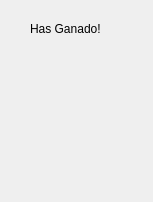
<?xml version="1.0" encoding="UTF-8"?>
<ui version="4.0">
 <class>JeffWin</class>
 <widget class="QDialog" name="JeffWin">
  <property name="geometry">
   <rect>
    <x>0</x>
    <y>0</y>
    <width>153</width>
    <height>202</height>
   </rect>
  </property>
  <property name="windowTitle">
   <string>Dialog</string>
  </property>
  <widget class="QLabel" name="label">
   <property name="geometry">
    <rect>
     <x>30</x>
     <y>20</y>
     <width>101</width>
     <height>17</height>
    </rect>
   </property>
   <property name="text">
    <string>Has Ganado!</string>
   </property>
  </widget>
  <widget class="QLabel" name="label_2">
   <property name="geometry">
    <rect>
     <x>60</x>
     <y>60</y>
     <width>67</width>
     <height>81</height>
    </rect>
   </property>
   <property name="text">
    <string/>
   </property>
   <property name="pixmap">
    <pixmap>:/Jeff.png</pixmap>
   </property>
  </widget>
 </widget>
 <resources/>
 <connections/>
</ui>
